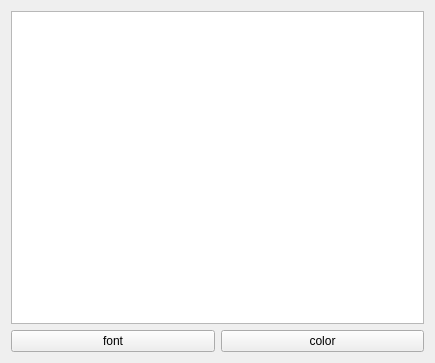
<?xml version="1.0" encoding="UTF-8"?>
<ui version="4.0">
 <class>Form</class>
 <widget class="QWidget" name="Form">
  <property name="geometry">
   <rect>
    <x>0</x>
    <y>0</y>
    <width>435</width>
    <height>363</height>
   </rect>
  </property>
  <property name="windowTitle">
   <string>Form</string>
  </property>
  <layout class="QVBoxLayout" name="verticalLayout">
   <item>
    <widget class="QTextEdit" name="textEdit"/>
   </item>
   <item>
    <layout class="QHBoxLayout" name="horizontalLayout">
     <item>
      <widget class="QPushButton" name="pushButton_font">
       <property name="text">
        <string>font</string>
       </property>
      </widget>
     </item>
     <item>
      <widget class="QPushButton" name="pushButton_color">
       <property name="text">
        <string>color</string>
       </property>
      </widget>
     </item>
    </layout>
   </item>
  </layout>
 </widget>
 <resources/>
 <connections/>
</ui>
